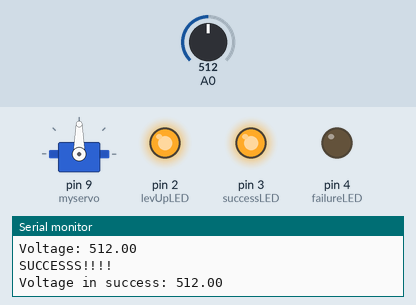
This sketch was run on a simulated Arduino Uno, built with avr-gcc and run on an emulated ATmega328P. Shown: servo, output pins drawn as LEDs (lit = HIGH), the last lines printed to the serial monitor. The inputs (shaded band) are chosen by the test bench; at power-on: A0 = 512. Random numbers use the default seed unless the sketch sets one.

Above: at 0.7 s.
At 6.8 s:
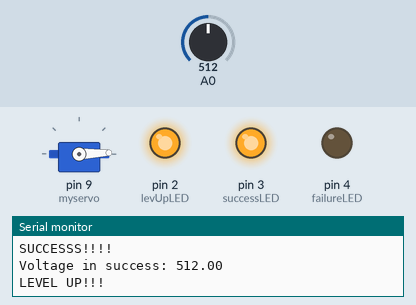
At 11.8 s:
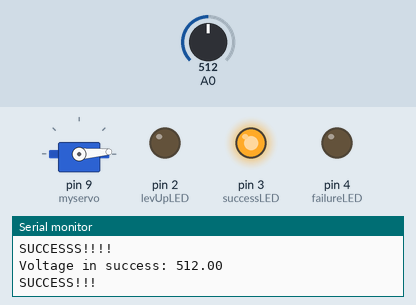
At 21.9 s:
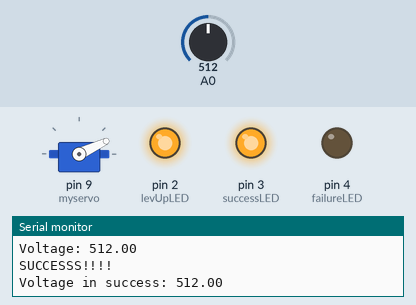
At 31.0 s:
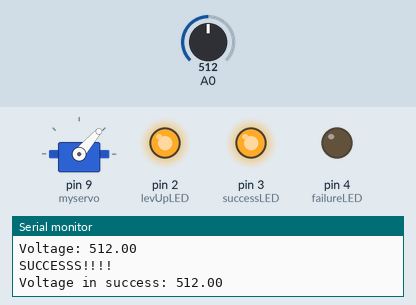
At 38.1 s:
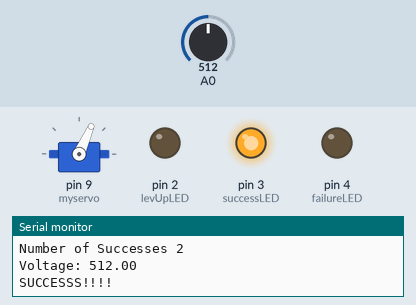
Timing chart, 0 to 40.0 s (numbered marks = the images above):
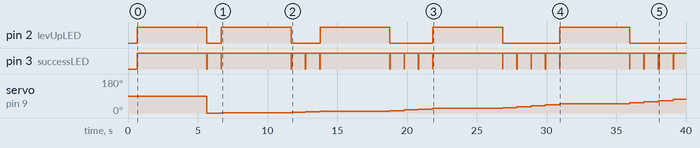

Measured:
- by itself, pin 2 (levUpLED): LOW → HIGH at 0.66 s, → LOW 5.0 s later, → HIGH 1.0 s later, → LOW 5.0 s later, … (10 changes in this stretch)
- by itself, servo on pin 9 (myservo): 90° → 0° at 5.7 s, → 2° 1.0 s later, → 4° 5.0 s later, → 7° 1.0 s later, … (18 changes in this stretch)

The sketch:

Game.ino
```cpp
 #include <Servo.h>

  Servo myservo;  // create servo object to control a servo
                  // a maximum of eight servo objects can be create
  int pos = 0;    // variable to store the servo position
  int internalPos = 0; // variable to store the absolute level of the servo
  int level = 0;
  int maxLevel = 7;
  int minLevel = 0;
  int successLED = 3;
  int failureLED = 4;
  int levUpLED = 2;
  //photoResistor = A0 (must connect photoresistor to A0)
  float thresholdVoltage =600;
  int numSuccess = 0;
  int numFailure = 0;
  float volt;
  void setup()
  {
    Serial.begin(9600);
    Serial.println("In Setup");
    myservo.attach(9);  // attaches the servo on pin 9 to the servo object
    //sets up pins
    pinMode(successLED, OUTPUT);
    pinMode(failureLED, OUTPUT);
    pinMode(levUpLED, OUTPUT);
    digitalWrite(successLED,LOW);
    digitalWrite(failureLED,LOW);
    digitalWrite(levUpLED,LOW);
    //photoResistor must be put in pin A0.
   //finding baseline voltage to set against success and failure
    float sum = 0;
    int numRead = 0;
    //DO NOT TOUCH THE SETUP WHILE RUNNING THIS BASELINE!!!
    while(millis() < 500){
      sum += analogRead(A0);
      Serial.println(sum);
      numRead++;
    }
    Serial.println(numRead);
    //set the threshold to be 10% of the average reading
    int average = sum/numRead;
    Serial.print("Average: ");
    Serial.println(average);
    //thresholdVoltage = sum / numRead * .1;


  }
  //Lights up a light when resistance drops down to a certain point
  void success(){
    volt = analogRead(A0);
    Serial.println("SUCCESSS!!!!");
    Serial.print("Voltage in success: ");
    Serial.println(volt);

    //checks if the level increased
    if(didLevel() && volt <= thresholdVoltage)
    {
      Serial.println("LEVEL UP!!!");
      //turns on LED's, increases level, resets success/failure counts, then turns off LED
      digitalWrite(levUpLED, HIGH);
      digitalWrite(successLED, HIGH);
      numSuccess = 0;
      numFailure = 0;
      level++;
      delay(5000);
      digitalWrite(levUpLED,LOW);
      digitalWrite(successLED,LOW);
    }
    else if(volt <= thresholdVoltage)
    {
      Serial.println("SUCCESS!!!");
      digitalWrite(successLED, HIGH);
      delay(1000);
      digitalWrite(successLED,LOW);
      numSuccess++;
    }
  }

  //Lights up the failureLED when the resistor isn't grabbed within 5 seconds
  void failure(){
    if(levelDown())
    {
      level--;
      numFailure = 0;
      numSuccess = 0;
      digitalWrite(failureLED, HIGH);
      digitalWrite(levUpLED, HIGH);
      delay(1000);
      digitalWrite(levUpLED,LOW);
      digitalWrite(failureLED,LOW);
    }
    else{
      numSuccess = 0;
      numFailure++;
      digitalWrite(failureLED, HIGH);
      delay(1000);
      digitalWrite(failureLED, LOW);
    }
  }
  //If a certain number of successes is reached, you level up, unless if you're at the maximum level
  boolean didLevel(){
    return (numSuccess >= level && level < maxLevel);
  }
  boolean levelDown(){
    return (numFailure >= maxLevel + 1 - level && level > minLevel);
  }
/*  void levelUp()
  {
    Serial.println("LEVEL UP!!!!");
    digitalWrite(levUpLED, HIGH);
    numSuccess = 0;
    level++;
    delay(1000);
    digitalWrite(levUpLED,LOW);
  }*/
  void loop()
  {
    Serial.println("In Loop");
    Serial.println(thresholdVoltage);
    volt = analogRead(A0);
    Serial.println(volt);
    int randNum = random(180);
    Serial.print("level: ");
    Serial.println(level);
    Serial.print("Number of Successes ");
    Serial.println(numSuccess);
    if (pos < randNum){
      for(pos; pos < randNum; pos += level+1)  // goes from 0 degrees to 180 degrees
      {
        //checks if a success occurred
        //*** this may throw some errors***
        if(volt <= thresholdVoltage)
        {
          Serial.print("Voltage: ");
          Serial.println(volt);
       //   delay(1000);
          success();

        }
        myservo.write(pos); // tell servo to go to position in variable 'pos'
        delay(15);         // waits 15ms for the servo to reach the position
      }
    }
    else if(pos > randNum)
    {
      while(pos > randNum)     // goes from 180 degrees to 0 degrees
      {
        //checks if a success occurred
        //*** this may throw some errors***
        if(volt <= thresholdVoltage)
        {
          success();
      //    delay(1000);
        }
        myservo.write(pos); // tell servo to go to position in variable 'pos'
        pos -= level + 1;
        delay(15); // waits 15ms for the servo to reach the position
       }
    }
  }
```
